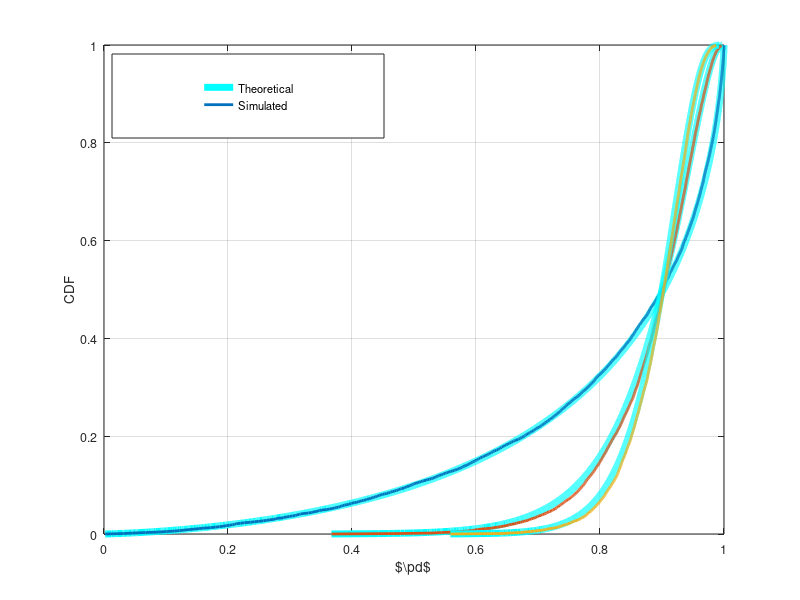

The MATLAB script that drew this image: (Note: this script raises an error after producing the figure.)
%% This matlab script validates analytical expression for distribution function for the
%% pd (probability of detection) is charterized using Gaussian approximation for different 
%% value of estimation and sensing time.

clear all;
close all;

analysis = 0;                                           % Enable it for performing a complete new analysis
                                                        % otherwise a mat file is read 
                                                        
if analysis
        M = 1e4;                                        % Number of realizations
        test = [1000 5000 10000];                         % Estimation time
        tsen = 1000;                                    % Sensing time  
        noise_power = 10^(-100/10);                     % Noise power        
        rcvd_energy = zeros(1, M);                      % Received Energy     
        pdc = 0.90;                                     % Constraint on probability of detection  
        sam_pts_th = 10000;                             % Samples for probability of detection  
        snr_rcvd = 10.^([-0]/10);                        % snr for the channel g_p1  
        
        rcvd_energy_bar = (snr_rcvd + 1) * noise_power; % true value of received energy
        CDF_pd_sim = zeros(length(snr_rcvd), M);       % Buffer to store the simulated CDF values 
        CDF_pd_ana = zeros(length(snr_rcvd), M);       % Buffer to store the analytic CDF values 
        
        pd = zeros(1, M);
        pd_pts = zeros(length(snr_rcvd),M);            % Buffer to store the C0 points for the distribution function
        
                
        for k = 1:length(test)
          %% Simulation
          %% Estimation of rcvd_energy is supposed to be non-central chi squared distributed 
            for i=1:M
                rcvd_energy(i) = mean(random('norm',...
                    random('norm',0, sqrt(snr_rcvd * noise_power),1, test(k)),...
                    sqrt(noise_power), 1, test(k)).^2);
            end

            % Determine the threshold 
            threshold = gammaincinv(pdc, tsen/2,'upper') * 2 * rcvd_energy_bar / tsen;
            
            %% Realization of the random variable
            pd = gammainc(tsen/2, tsen/2 * threshold ./ rcvd_energy);        


            %% CDF of pd    

            %% Emperical CDF 
            [CDF_pd_temp, pd_pts_temp,~,~,eid] = cdfcalc(pd);
            CDF_pd_temp = CDF_pd_temp(1:length(pd_pts_temp));
            pd_pts(k,:) = [pd_pts_temp; (pd_pts_temp(end) * ones(1, M - length(pd_pts_temp)))'];
            CDF_pd_sim(k,:) =  [CDF_pd_temp; (CDF_pd_temp(end) * ones(1, M - length(pd_pts_temp)))'];

            %% Anayltical CDF
            CDF_pd_ana(k,:) = gammainc(test(k)/2, test(k) * tsen * threshold./...
                (4 * rcvd_energy_bar * gammaincinv(pd_pts(k,:), tsen/2, 'upper')), 'upper');

   
        end
        save('results_CDF_pd_diff_test.mat');
end
load('results_CDF_pd_diff_test.mat');
        
figure(1);

% Plotting Curves
diff = 10;
sim = 1:diff:M;

k = 1;
plot(pd_pts(k, :), CDF_pd_ana(k, :), 'c-', 'Linewidth',5);
hold on,
plot(pd_pts(k, sim), CDF_pd_sim(k, sim), '-', 'Linewidth',2);

hold on,
k = 2;
plot(pd_pts(k, :), CDF_pd_ana(k, :), 'c-', 'Linewidth',5);
hold on,
plot(pd_pts(k, sim), CDF_pd_sim(k, sim), '-', 'Linewidth',2);

hold on,
k = 3;
plot(pd_pts(k, :), CDF_pd_ana(k, :), 'c-', 'Linewidth',5);
hold on,
plot(pd_pts(k, sim), CDF_pd_sim(k, sim), '-', 'Linewidth',2);

Fontsize = 9;

grid on;
xlabel('$\pd$','FontSize',Fontsize);
ylabel('CDF','FontSize',Fontsize);
hl = legend('Theoretical', 'Simulated');
set(hl, 'position',[0.14 0.77 0.34 0.14]);
set(gca,'FontSize',Fontsize);
laprint(1, '../figures/fig_CDF_pd_diff_test', 'options', 'factory', 'width', 8, 'scalefonts',...
    'on', 'factor',0.5, 'keepfontprops', 'on');        
